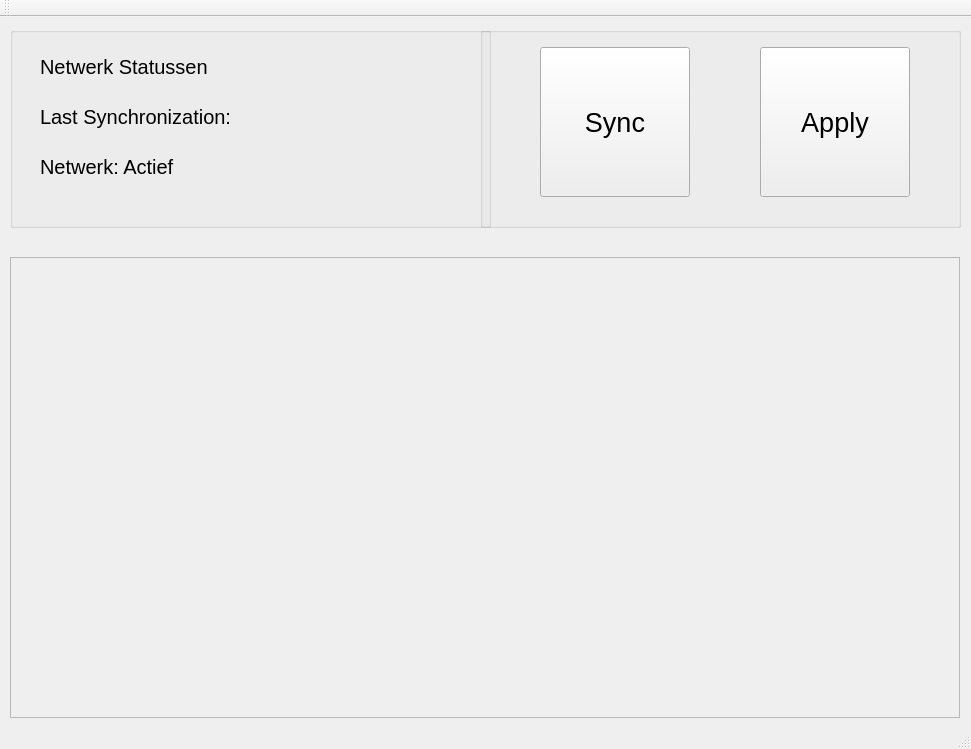
<?xml version="1.0" encoding="UTF-8"?>
<ui version="4.0">
 <class>MainWindow</class>
 <widget class="QMainWindow" name="MainWindow">
  <property name="geometry">
   <rect>
    <x>0</x>
    <y>0</y>
    <width>971</width>
    <height>749</height>
   </rect>
  </property>
  <property name="windowTitle">
   <string>Domotica</string>
  </property>
  <widget class="QWidget" name="centralWidget">
   <widget class="QScrollArea" name="scrollArea">
    <property name="geometry">
     <rect>
      <x>10</x>
      <y>240</y>
      <width>950</width>
      <height>461</height>
     </rect>
    </property>
    <property name="widgetResizable">
     <bool>true</bool>
    </property>
    <widget class="QWidget" name="scrollAreaWidgetContents">
     <property name="geometry">
      <rect>
       <x>0</x>
       <y>0</y>
       <width>948</width>
       <height>459</height>
      </rect>
     </property>
    </widget>
   </widget>
   <widget class="QGroupBox" name="groupBox">
    <property name="geometry">
     <rect>
      <x>480</x>
      <y>10</y>
      <width>481</width>
      <height>201</height>
     </rect>
    </property>
    <property name="title">
     <string/>
    </property>
    <widget class="QPushButton" name="Syncbutton">
     <property name="geometry">
      <rect>
       <x>60</x>
       <y>20</y>
       <width>150</width>
       <height>150</height>
      </rect>
     </property>
     <property name="font">
      <font>
       <pointsize>20</pointsize>
      </font>
     </property>
     <property name="text">
      <string>Sync</string>
     </property>
    </widget>
    <widget class="QPushButton" name="ApplyButton">
     <property name="geometry">
      <rect>
       <x>280</x>
       <y>20</y>
       <width>150</width>
       <height>150</height>
      </rect>
     </property>
     <property name="font">
      <font>
       <pointsize>20</pointsize>
      </font>
     </property>
     <property name="text">
      <string>Apply</string>
     </property>
    </widget>
   </widget>
   <widget class="QGroupBox" name="groupBox_2">
    <property name="geometry">
     <rect>
      <x>10</x>
      <y>10</y>
      <width>481</width>
      <height>201</height>
     </rect>
    </property>
    <property name="font">
     <font>
      <pointsize>15</pointsize>
     </font>
    </property>
    <property name="title">
     <string/>
    </property>
    <widget class="QLabel" name="NetwerkStatus">
     <property name="geometry">
      <rect>
       <x>30</x>
       <y>20</y>
       <width>210</width>
       <height>40</height>
      </rect>
     </property>
     <property name="font">
      <font>
       <pointsize>15</pointsize>
      </font>
     </property>
     <property name="text">
      <string>Netwerk Statussen</string>
     </property>
     <property name="scaledContents">
      <bool>true</bool>
     </property>
     <property name="textInteractionFlags">
      <set>Qt::NoTextInteraction</set>
     </property>
    </widget>
    <widget class="QLabel" name="Synctijd">
     <property name="geometry">
      <rect>
       <x>30</x>
       <y>70</y>
       <width>200</width>
       <height>40</height>
      </rect>
     </property>
     <property name="text">
      <string>Last Synchronization:</string>
     </property>
     <property name="textInteractionFlags">
      <set>Qt::NoTextInteraction</set>
     </property>
    </widget>
    <widget class="QLabel" name="Netwerkactief">
     <property name="geometry">
      <rect>
       <x>30</x>
       <y>120</y>
       <width>200</width>
       <height>40</height>
      </rect>
     </property>
     <property name="text">
      <string>Netwerk: Actief</string>
     </property>
     <property name="textInteractionFlags">
      <set>Qt::NoTextInteraction</set>
     </property>
    </widget>
    <widget class="QLabel" name="Synctijd_2">
     <property name="geometry">
      <rect>
       <x>230</x>
       <y>70</y>
       <width>200</width>
       <height>40</height>
      </rect>
     </property>
     <property name="text">
      <string/>
     </property>
     <property name="textInteractionFlags">
      <set>Qt::NoTextInteraction</set>
     </property>
    </widget>
   </widget>
  </widget>
  <widget class="QToolBar" name="mainToolBar">
   <attribute name="toolBarArea">
    <enum>TopToolBarArea</enum>
   </attribute>
   <attribute name="toolBarBreak">
    <bool>false</bool>
   </attribute>
  </widget>
  <widget class="QStatusBar" name="statusBar"/>
 </widget>
 <layoutdefault spacing="6" margin="11"/>
 <resources/>
 <connections/>
</ui>
